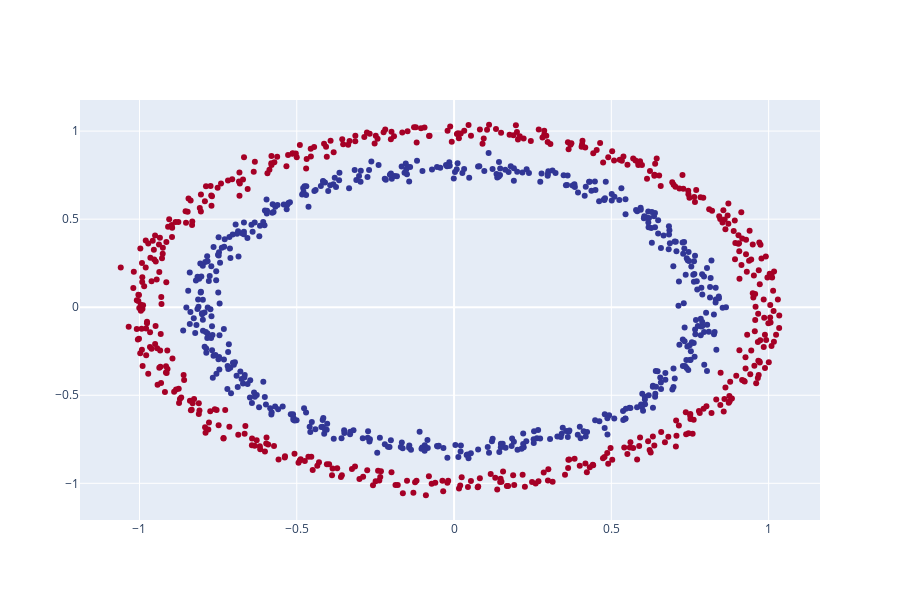

The cell this chart's notebook holds for it:
### Code cell
# Visualize, visualize, visualize
import plotly.graph_objects as go

fig = go.Figure(layout=dict(height=600))
fig.add_trace(go.Scatter(x=X[:, 0], y=X[:, 1], mode="markers", marker_color=y, marker_colorscale="rdylbu"))

### Figure 1 — Plotly figure (JSON) as saved in the notebook; plotly's stock layout.template omitted (floating-point values rounded to 4 significant figures; data arrays with more than 128 entries replaced by an {"elided": "..."} marker saying what was removed)
{"data": [{"marker": {"color": {"elided": "1000 int values"}, "colorscale": [[0, "rgb(165,0,38)"], [0.1, "rgb(215,48,39)"], [0.2, "rgb(244,109,67)"], [0.3, "rgb(253,174,97)"], [0.4, "rgb(254,224,144)"], [0.5, "rgb(255,255,191)"], [0.6, "rgb(224,243,248)"], [0.7, "rgb(171,217,233)"], [0.8, "rgb(116,173,209)"], [0.9, "rgb(69,117,180)"], [1, "rgb(49,54,149)"]]}, "mode": "markers", "type": "scatter", "x": {"elided": "1000 float values"}, "y": {"elided": "1000 float values"}}], "layout": {"height": 600}}
